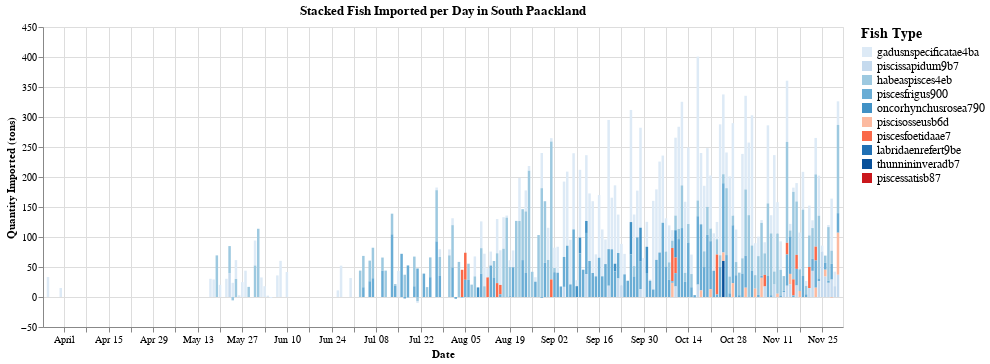
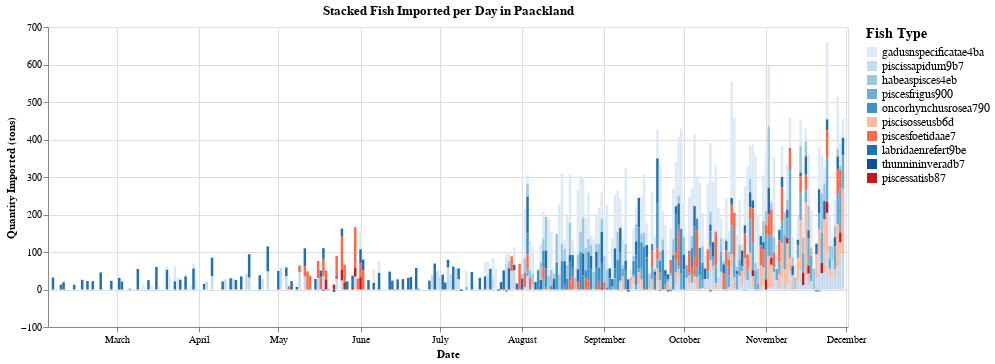
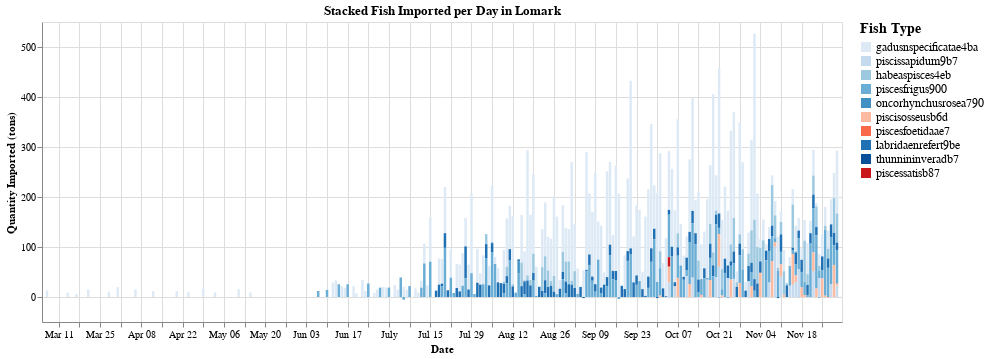
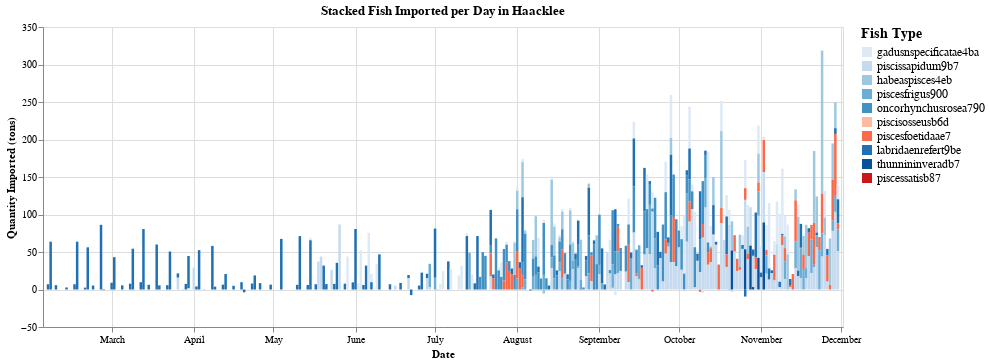

Notebook cell for these charts, in order:
### Markdown cell above
An interactive visualization using Altair

### Code cell
# Create color scale from the commodity_palette dictionary and convert colors to hex format for Altair
commodity_color_scale = alt.Scale(
    domain=list(commodity_palette.keys()),
    range=[f'#{int(r*255):02x}{int(g*255):02x}{int(b*255):02x}' 
           for r, g, b in commodity_palette.values()]
)

# Create a selection point for interactivity
highlight = alt.selection_point(fields=['commodity'], bind='legend')

for city in transactions_merged['target'].unique():
    city_data = transactions_merged[transactions_merged['target'] == city].copy()
    
    # Aggregate quantity per date and fish type
    agg = city_data.groupby(['date', 'commodity'], as_index=False)['qty_tons'].sum()
    
    # Create Altair stacked bar chart
    chart = alt.Chart(agg).mark_bar(size=2.5).encode(
        x=alt.X('date:T', title='Date'),
        y=alt.Y('qty_tons:Q', stack='zero', title='Quantity Imported (tons)'),
        color=alt.condition(
            highlight,
            alt.Color(
                'commodity:N',
                title='Fish Type',
                legend=alt.Legend(
                    orient="right",
                    columns=1,
                    title="Fish Type",
                    labelFontSize=12,
                    titleFontSize=14
                ),
                scale=commodity_color_scale
            ),
            alt.value('lightgray') # grey if not selected
        ),
        tooltip=[
            alt.Tooltip('date:T', title='Date'),
            alt.Tooltip('commodity:N', title='Fish Type'),
            alt.Tooltip('qty_tons:Q', title='Quantity (tons)')
        ]
    ).properties(
        width=800,
        height=300,
        title=f'Stacked Fish Imported per Day in {city}'
    ).add_params(
        highlight
    ).interactive()  # enables zoom and pan

    chart.display()

### Figure 1 — Vega-Lite specification as saved in the notebook (floating-point values rounded to 4 significant figures; data arrays with more than 128 entries replaced by an {"elided": "..."} marker saying what was removed)
{"config": {"view": {"continuousWidth": 300, "continuousHeight": 300}}, "data": {"name": "data-8a950d9722bc71bfcf57c5672f164473"}, "mark": {"type": "bar", "size": 2.5}, "encoding": {"color": {"condition": {"param": "param_2", "field": "commodity", "legend": {"columns": 1, "labelFontSize": 12, "orient": "right", "title": "Fish Type", "titleFontSize": 14}, "scale": {"domain": ["gadusnspecificatae4ba", "piscissapidum9b7", "habeaspisces4eb", "piscesfrigus900", "oncorhynchusrosea790", "piscisosseusb6d", "piscesfoetidaae7", "labridaenrefert9be", "thunnininveradb7", "piscessatisb87"], "range": ["#ddeaf6", "#c5daee", "#9dc9e0", "#6aadd5", "#4191c5", "#fcbaa0", "#fa6949", "#2070b4", "#08509a", "#ca171c"]}, "title": "Fish Type", "type": "nominal"}, "value": "lightgray"}, "tooltip": [{"field": "date", "title": "Date", "type": "temporal"}, {"field": "commodity", "title": "Fish Type", "type": "nominal"}, {"field": "qty_tons", "title": "Quantity (tons)", "type": "quantitative"}], "x": {"field": "date", "title": "Date", "type": "temporal"}, "y": {"field": "qty_tons", "stack": "zero", "title": "Quantity Imported (tons)", "type": "quantitative"}}, "height": 300, "params": [{"name": "param_2", "select": {"type": "point", "fields": ["commodity"]}, "bind": "legend"}, {"name": "param_3", "select": {"type": "interval", "encodings": ["x", "y"]}, "bind": "scales"}], "title": "Stacked Fish Imported per Day in South Paackland", "width": 800, "$schema": "https://vega.github.io/schema/vega-lite/v5.20.1.json", "datasets": {"data-8a950d9722bc71bfcf57c5672f164473": {"elided": "406 records"}}}

### Figure 2 — Vega-Lite specification as saved in the notebook (floating-point values rounded to 4 significant figures; data arrays with more than 128 entries replaced by an {"elided": "..."} marker saying what was removed)
{"config": {"view": {"continuousWidth": 300, "continuousHeight": 300}}, "data": {"name": "data-543d238c1dc9991788b5c487f6741ce1"}, "mark": {"type": "bar", "size": 2.5}, "encoding": {"color": {"condition": {"param": "param_2", "field": "commodity", "legend": {"columns": 1, "labelFontSize": 12, "orient": "right", "title": "Fish Type", "titleFontSize": 14}, "scale": {"domain": ["gadusnspecificatae4ba", "piscissapidum9b7", "habeaspisces4eb", "piscesfrigus900", "oncorhynchusrosea790", "piscisosseusb6d", "piscesfoetidaae7", "labridaenrefert9be", "thunnininveradb7", "piscessatisb87"], "range": ["#ddeaf6", "#c5daee", "#9dc9e0", "#6aadd5", "#4191c5", "#fcbaa0", "#fa6949", "#2070b4", "#08509a", "#ca171c"]}, "title": "Fish Type", "type": "nominal"}, "value": "lightgray"}, "tooltip": [{"field": "date", "title": "Date", "type": "temporal"}, {"field": "commodity", "title": "Fish Type", "type": "nominal"}, {"field": "qty_tons", "title": "Quantity (tons)", "type": "quantitative"}], "x": {"field": "date", "title": "Date", "type": "temporal"}, "y": {"field": "qty_tons", "stack": "zero", "title": "Quantity Imported (tons)", "type": "quantitative"}}, "height": 300, "params": [{"name": "param_2", "select": {"type": "point", "fields": ["commodity"]}, "bind": "legend"}, {"name": "param_4", "select": {"type": "interval", "encodings": ["x", "y"]}, "bind": "scales"}], "title": "Stacked Fish Imported per Day in Paackland", "width": 800, "$schema": "https://vega.github.io/schema/vega-lite/v5.20.1.json", "datasets": {"data-543d238c1dc9991788b5c487f6741ce1": {"elided": "723 records"}}}

### Figure 3 — Vega-Lite specification as saved in the notebook (floating-point values rounded to 4 significant figures; data arrays with more than 128 entries replaced by an {"elided": "..."} marker saying what was removed)
{"config": {"view": {"continuousWidth": 300, "continuousHeight": 300}}, "data": {"name": "data-d949fc6d3520ffb3bdfc030169ff2da7"}, "mark": {"type": "bar", "size": 2.5}, "encoding": {"color": {"condition": {"param": "param_2", "field": "commodity", "legend": {"columns": 1, "labelFontSize": 12, "orient": "right", "title": "Fish Type", "titleFontSize": 14}, "scale": {"domain": ["gadusnspecificatae4ba", "piscissapidum9b7", "habeaspisces4eb", "piscesfrigus900", "oncorhynchusrosea790", "piscisosseusb6d", "piscesfoetidaae7", "labridaenrefert9be", "thunnininveradb7", "piscessatisb87"], "range": ["#ddeaf6", "#c5daee", "#9dc9e0", "#6aadd5", "#4191c5", "#fcbaa0", "#fa6949", "#2070b4", "#08509a", "#ca171c"]}, "title": "Fish Type", "type": "nominal"}, "value": "lightgray"}, "tooltip": [{"field": "date", "title": "Date", "type": "temporal"}, {"field": "commodity", "title": "Fish Type", "type": "nominal"}, {"field": "qty_tons", "title": "Quantity (tons)", "type": "quantitative"}], "x": {"field": "date", "title": "Date", "type": "temporal"}, "y": {"field": "qty_tons", "stack": "zero", "title": "Quantity Imported (tons)", "type": "quantitative"}}, "height": 300, "params": [{"name": "param_2", "select": {"type": "point", "fields": ["commodity"]}, "bind": "legend"}, {"name": "param_5", "select": {"type": "interval", "encodings": ["x", "y"]}, "bind": "scales"}], "title": "Stacked Fish Imported per Day in Lomark", "width": 800, "$schema": "https://vega.github.io/schema/vega-lite/v5.20.1.json", "datasets": {"data-d949fc6d3520ffb3bdfc030169ff2da7": {"elided": "496 records"}}}

### Figure 4 — Vega-Lite specification as saved in the notebook (floating-point values rounded to 4 significant figures; data arrays with more than 128 entries replaced by an {"elided": "..."} marker saying what was removed)
{"config": {"view": {"continuousWidth": 300, "continuousHeight": 300}}, "data": {"name": "data-957ec503def09a052c72767ff0f097a4"}, "mark": {"type": "bar", "size": 2.5}, "encoding": {"color": {"condition": {"param": "param_2", "field": "commodity", "legend": {"columns": 1, "labelFontSize": 12, "orient": "right", "title": "Fish Type", "titleFontSize": 14}, "scale": {"domain": ["gadusnspecificatae4ba", "piscissapidum9b7", "habeaspisces4eb", "piscesfrigus900", "oncorhynchusrosea790", "piscisosseusb6d", "piscesfoetidaae7", "labridaenrefert9be", "thunnininveradb7", "piscessatisb87"], "range": ["#ddeaf6", "#c5daee", "#9dc9e0", "#6aadd5", "#4191c5", "#fcbaa0", "#fa6949", "#2070b4", "#08509a", "#ca171c"]}, "title": "Fish Type", "type": "nominal"}, "value": "lightgray"}, "tooltip": [{"field": "date", "title": "Date", "type": "temporal"}, {"field": "commodity", "title": "Fish Type", "type": "nominal"}, {"field": "qty_tons", "title": "Quantity (tons)", "type": "quantitative"}], "x": {"field": "date", "title": "Date", "type": "temporal"}, "y": {"field": "qty_tons", "stack": "zero", "title": "Quantity Imported (tons)", "type": "quantitative"}}, "height": 300, "params": [{"name": "param_2", "select": {"type": "point", "fields": ["commodity"]}, "bind": "legend"}, {"name": "param_6", "select": {"type": "interval", "encodings": ["x", "y"]}, "bind": "scales"}], "title": "Stacked Fish Imported per Day in Haacklee", "width": 800, "$schema": "https://vega.github.io/schema/vega-lite/v5.20.1.json", "datasets": {"data-957ec503def09a052c72767ff0f097a4": {"elided": "515 records"}}}
